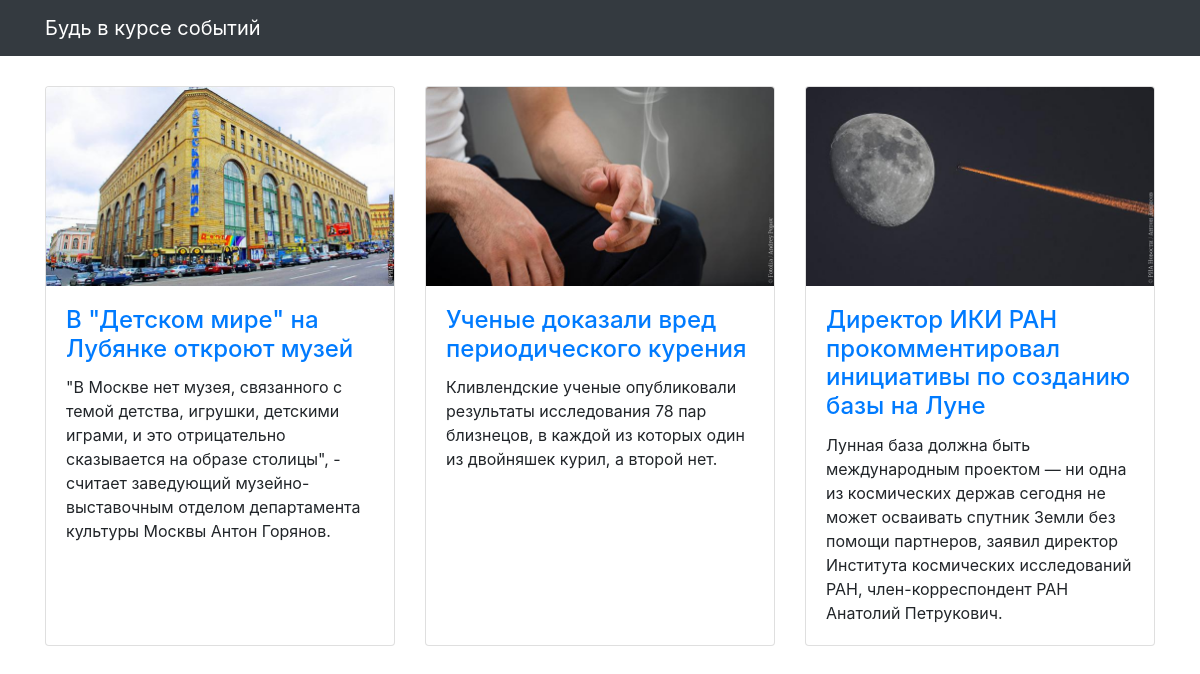
The app's page /, older data.
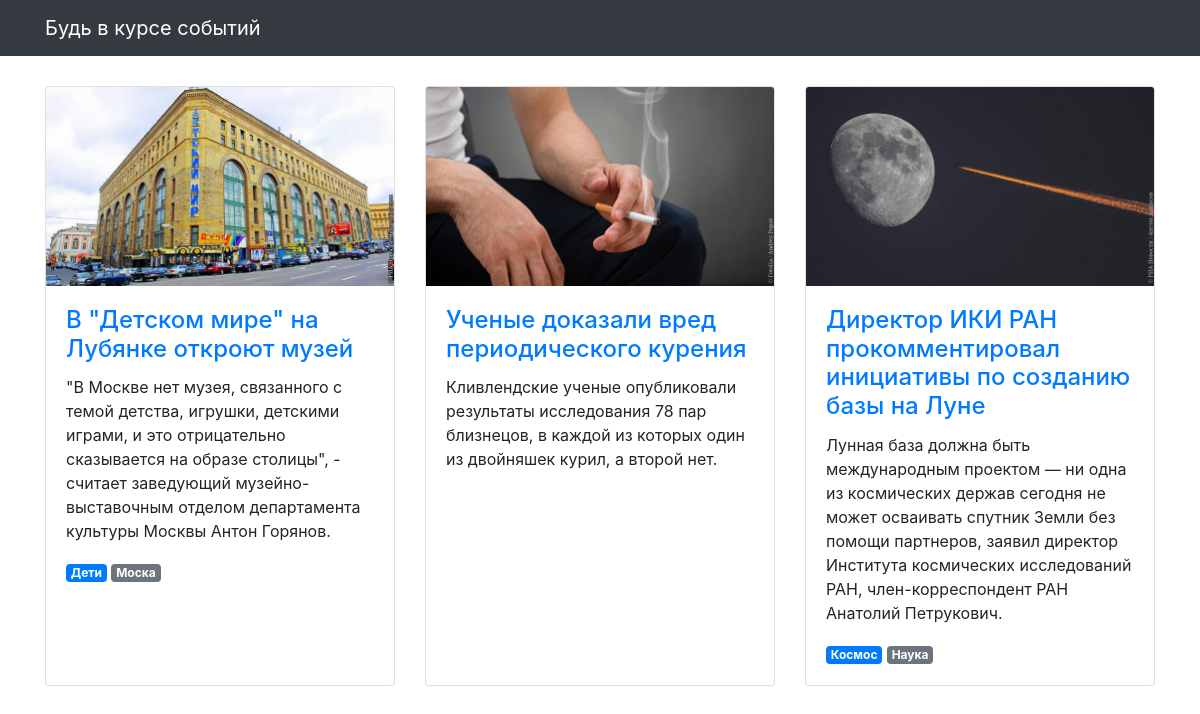
The same page, newer data.
### articles/models.py (models this page shows, shortened)
class Article(models.Model):
    title = models.CharField(max_length=256, verbose_name='Название')
    text = models.TextField(verbose_name='Текст')
    published_at = models.DateTimeField(verbose_name='Дата публикации')
    image = models.ImageField(null=True, blank=True, verbose_name='Изображение')
    tag = models.ManyToManyField('Tag', through='ArticleTag')
    class Meta:
        verbose_name = 'Статья'
        verbose_name_plural = 'Статьи'

class Tag(models.Model):
    tag = models.TextField(verbose_name='Раздел')
    class Meta:
        verbose_name = 'Тематика статья'
        verbose_name_plural = 'Тематика статьи'

### articles/views.py (the view)
# urls.py: path('', articles_list, name='articles'),
def articles_list(request):
    template = 'articles/news.html'
    news = []
    articles = Article.objects.all()
    article_tag = Article.objects.all().prefetch_related('tag', 'articletag'). \
        values_list('id', 'articletag__is_main', 'tag__tag').order_by('-articletag__is_main', 'tag__tag')
    for article in articles:
        item = {
            'title': article.title,
            'text': article.text,
            'published_at': article.published_at,
            'image': article.image,
            'scopes': {'all': []}
        }
        for id in article_tag:
            if article.id == id[0] and id[2] is not None:
                scopes = {
                    'is_main': id[1],
                    'topic': id[2]
                }
                item['scopes']['all'].append(scopes)
            else:
                continue
        news.append(item)
    context = {'object_list': news}
    ordering = '-published_at'
    return render(request, template, context)

### templates/articles/news.html (shortened to what this page needs)
{% extends "articles/base.html" %}
{% load static %}
{% block content %}
<div class="row">
  {% for article in object_list %}
  <div class="col-lg-4 col-sm-6 portfolio-item">
    <div class="card h-100">
      <a href="#"><img class="card-img-top" src="{% get_media_prefix %}{{ article.image }}" alt=""></a>
      <div class="card-body">
        <h4 class="card-title">
          <a href="#">{{ article.title }}</a>
        </h4>
        <p class="card-text">{{ article.text }}</p>
        {% for scope in article.scopes.all %}
          <span class="badge {% if scope.is_main %}badge-primary{% else %}badge-secondary{% endif %}">{{ scope.topic }}</span>
        {% endfor %}
      </div>
    </div>
  </div>
  {% endfor %}
</div>
{% endblock %}

### templates/articles/base.html (shortened to what this page needs)
<!DOCTYPE html>
{% load static %}
<html>
  <head>
    <link href="{% static  "css/bootstrap.min.css"  %}" rel="stylesheet">
    <link href="{% static  "css/3-col-portfolio.css" %}" rel="stylesheet">
  </head>
  <body>
    <nav class="navbar navbar-expand-lg navbar-dark bg-dark fixed-top">
      <div class="container">
        <a class="navbar-brand" href="#">Будь в курсе событий</a>
      </div>
    </nav>
    <div class="container">{% block content %}{% endblock %}</div>
  </body>
</html>

### static/css/3-col-portfolio.css (style rules this page uses)
body { padding-top: 84px; padding-bottom: 84px; }
@media (min-width: 992px) { body { padding-top: 86px; padding-bottom: 86px; } }

Row changes from the older to the newer data that the page shows:
added Tag: topic "Дети", shown under "В \"Детском мире\" на Лубянке откроют музей"
added Tag: topic "Моска", shown under "В \"Детском мире\" на Лубянке откроют музей"
added Tag: topic "Космос", shown under "Директор ИКИ РАН прокомментировал инициативы по созданию базы на Луне"
added Tag: topic "Наука", shown under "Директор ИКИ РАН прокомментировал инициативы по созданию базы на Луне"
